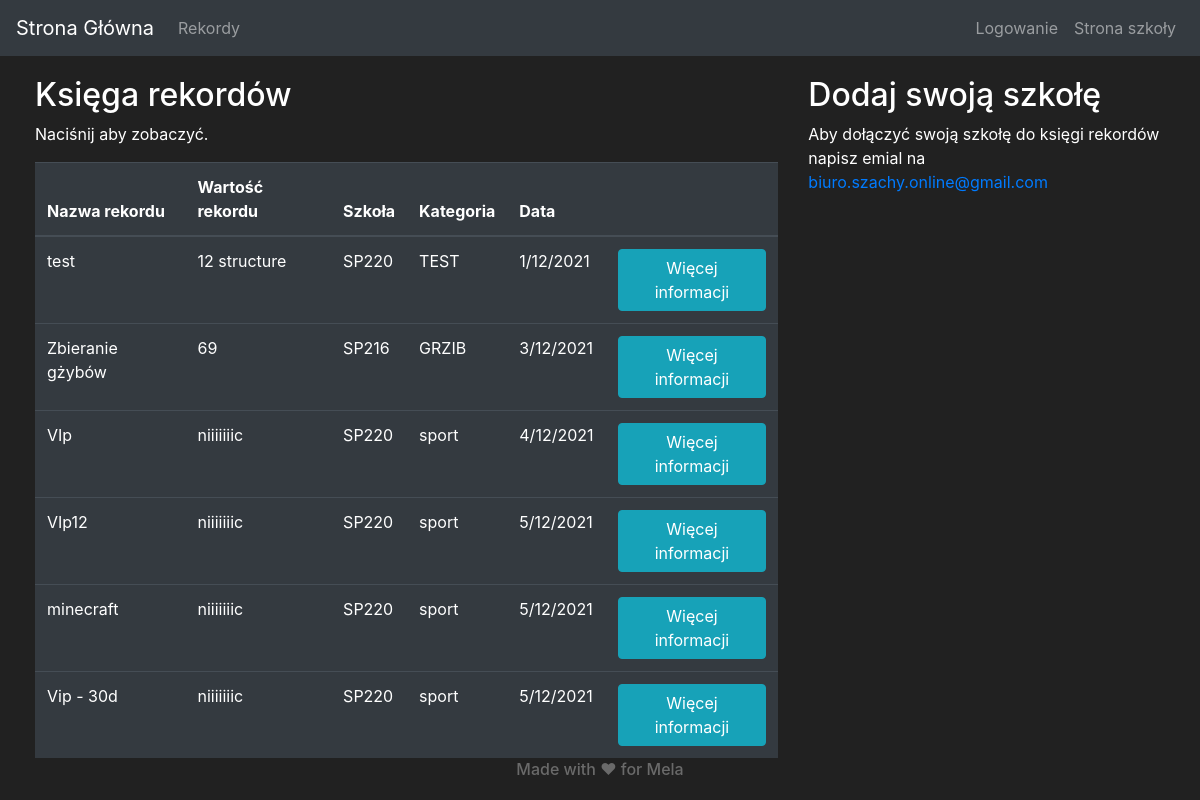
The page /achievement on the database its author committed.
### market/models.py (models this page shows, shortened)
class Item(db.Model):
    id = db.Column(db.Integer(), primary_key=True)
    name = db.Column(db.String(length=30), nullable=False, unique=True)
    value = db.Column(db.String(), nullable=False)
    school_name = db.Column(db.String(), nullable=False)
    category = db.Column(db.String(), nullable=False)
    description = db.Column(db.String())
    link = db.Column(db.String())
    date_of_add = db.Column(db.String(), nullable=False)
    owner = db.Column(db.Integer(), db.ForeignKey('user.id'))

### market/routes.py (the view, shortened to what this page needs)
@app.route('/achievement', methods=['GET', 'POST'])
def achievement_page():
    form = AddForm()
    if request.method == "GET":
        items = Item.query.all()
        mail = "biuro.szachy.online@gmail.com"
        return render_template('achievement.html', items=items, mail=mail, current_user=current_user, form=form)

### market/templates/achievement.html (shortened to what this page needs)
{% extends 'base.html' %}
{% block content %}
    <div class="row" style="margin-top:20px; margin-left:20px; margin-right:20px">
        <div class="col-8">
            <h2>Księga rekordów</h2>
            <p>Naciśnij aby zobaczyć.</p>
            <table class="table table-hover table-dark">
                <thead>
                <tr>
                    <th scope="col">Nazwa rekordu</th>
                    <th scope="col">Wartość rekordu</th>
                    <th scope="col">Szkoła</th>
                    <th scope="col">Kategoria</th>
                    <th scope="col">Data</th>
                    <th scope="col"></th>
                </tr>
                </thead>
                <tbody>
                {% for item in items %}
                    <tr>
                        <td>{{ item.name }}</td>
                        <td>{{ item.value }}</td>
                        <td>{{ item.school_name }}</td>
                        <td>{{ item.category }}</td>
                        <td>{{ item.date_of_add }}</td>
                        <td>
                            <button class="btn btn-outline btn-info" data-toggle="modal"
                                    data-target="#Modal-MoreInfo-{{ item.id }}">Więcej informacji
                            </button>
                        </td>
                    </tr>
                {% endfor %}
                </tbody>
            </table>
        </div>
        {% if current_user.is_authenticated %}
            <div class="text-center">
                <form method="POST" class="form-register" style="color:white">
                    {{ form.hidden_tag() }}
                    <dev class="text-left">
                    <h1 class="h3 mb-3 font-weight-normal text-left">
                        Dodaj rekord
                        <h6 id="required">*Wymagane</h6>
                    </h1>
                    </dev>
                    <br>
                    <a id="required">{{ form.name.label() }} *</a>
                    {{ form.name(class="form-control", placeholder="Name") }}
                    <a id="required">{{ form.value.label() }} *</a>
                    {{ form.value(class="form-control", placeholder="Value") }}
                    <a id="required">{{ form.school_name.label() }} *</a>
                    {{ form.school_name(class="form-control", placeholder="School Name") }}
                    <a id="required">{{ form.category.label() }} *</a>
                    {{ form.category(class="form-control", placeholder="Category") }}
                    {{ form.description.label() }}
                    {{ form.description(class="form-control", placeholder="Description") }}
                    {{ form.link.label() }}
                    {{ form.link(class="form-control", placeholder="Link") }}
                    <br>
                    {{ form.submit(class="btn btn-lg btn-block btn-success") }}
                </form>
            </div>
        {% else %}
            <div class="col-4">
                <h2>Dodaj swoją szkołę</h2>
                <p>Aby dołączyć swoją szkołę
                    do księgi rekordów napisz emial na
                    <a href="mailto://{{ mail }}">{{ mail }}</a>
                </p>
            </div>
        {% endif %}
    </div>
{% endblock %}

### market/templates/base.html (shortened to what this page needs)
<!doctype html>
<html lang="pl-PL">
<head>
    <link rel="stylesheet" href="https://cdn.jsdelivr.net/npm/bootstrap@4.5.3/dist/css/bootstrap.min.css"
>
</head>
<body>
<nav class="navbar navbar-expand-md navbar-dark bg-dark">
    <a class="navbar-brand" href="{{ url_for('home_page') }}">Strona Główna</a>
    <div class="collapse navbar-collapse" id="navbarNav">
        <ul class="navbar-nav mr-auto">
            <li class="nav-item">
                <a class="nav-link" href="{{ url_for('achievement_page') }}">Rekordy</a>
            </li>
        </ul>
        {% if current_user.is_authenticated %}
            <ul class="navbar-nav">
                <li class="nav-item">
                    <a class="nav-link">Witaj, {{ current_user.username }}</a>
                </li>
            </ul>
            <ul class="navbar-nav">
                <li class="nav-item">
                    <a class="nav-link" href="{{ url_for('logout_page') }}">Wyloguj</a>
                </li>
            </ul>
        {% else %}
            <ul class="navbar-nav">
                <li class="nav-item">
                    <a class="nav-link" href="{{ url_for('login_page') }}">Logowanie</a>
                </li>
            </ul>
        {% endif %}
        <ul class="navbar-nav">
            <li class="nav-item">
                <a class="nav-link" href="https://sp220.pl">Strona szkoły</a>
            </li>
        </ul>
    </div>
</nav>
{% block content %}
{% endblock %}
</body>
<div id="footer">
    <div class="text-center position-relative overflow-hidden">
        <h6>Made with ❤ for Mela</h6>
    </div>
</div>
</html>

### market/templates/base.html (style rules this page uses)
body { background-color: #212121; color: white }
#footer { position: fixed; padding: 10px 10px 0px 10px; bottom: 0px; height: 50px; width: 100%; color: #6a6a6a; }

### rows shown on the page
Item: name "test", value "12 structure", school_name "SP220", category "TEST", date_of_add "1/12/2021"
Item: name "Zbieranie gżybów", value "69", school_name "SP216", category "GRZIB", date_of_add "3/12/2021"
Item: name "VIp", value "niiiiiiic", school_name "SP220", category "sport", date_of_add "4/12/2021"
Item: name "VIp12", value "niiiiiiic", school_name "SP220", category "sport", date_of_add "5/12/2021"
Item: name "minecraft", value "niiiiiiic", school_name "SP220", category "sport", date_of_add "5/12/2021"
Item: name "Vip - 30d", value "niiiiiiic", school_name "SP220", category "sport", date_of_add "5/12/2021"

### other values the page prints
{{ mail }} "biuro.szachy.online@gmail.com"
